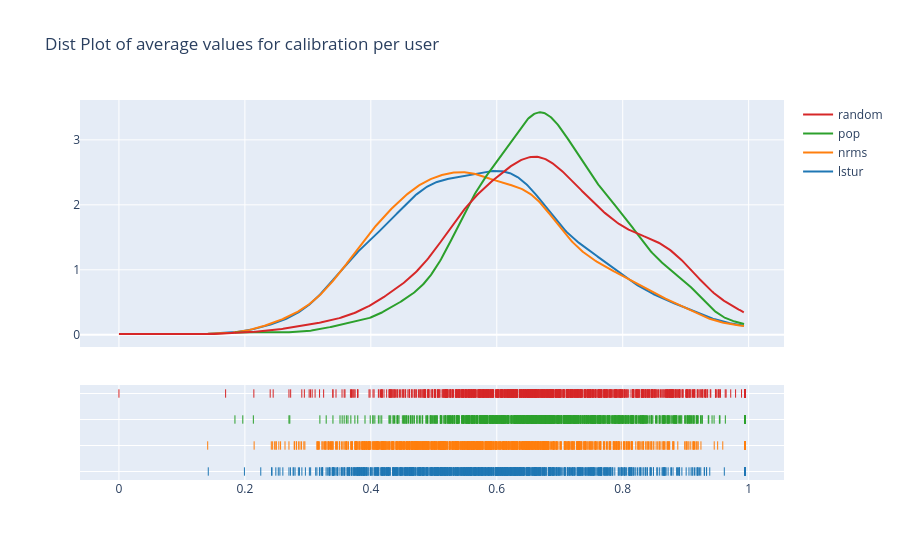
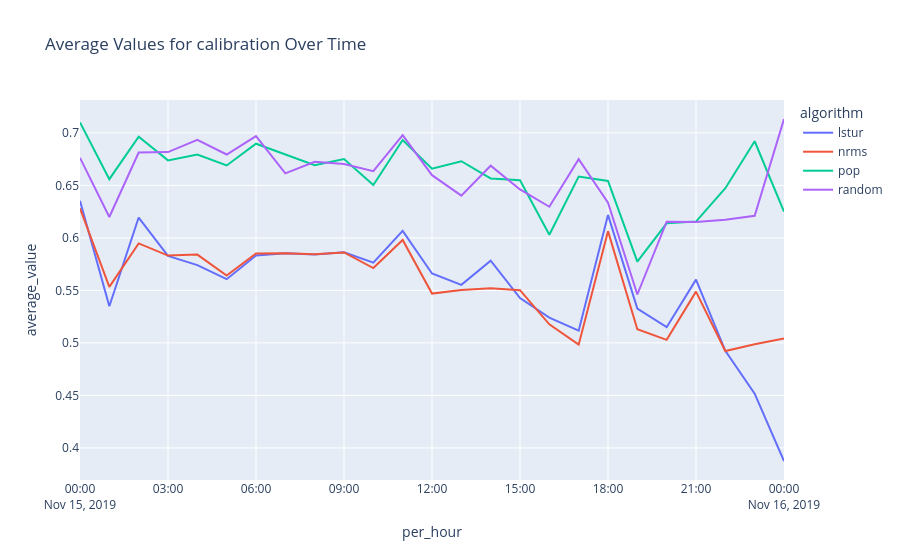

Notebook code for these charts, in order:
### Markdown cell above
# Visualizing results

### Code cell
visualize.visualize(predictions,'calibration', algorithms)

### Figure 1 — Plotly figure (JSON) as saved in the notebook; plotly's stock layout.template omitted (floating-point values rounded to 4 significant figures; data arrays with more than 128 entries replaced by an {"elided": "..."} marker saying what was removed)
{"data": [{"legendgroup": "lstur", "marker": {"color": "rgb(31, 119, 180)"}, "mode": "lines", "name": "lstur", "showlegend": true, "x": {"elided": "500 float values"}, "xaxis": "x", "y": {"elided": "500 float values"}, "yaxis": "y", "type": "scatter"}, {"legendgroup": "nrms", "marker": {"color": "rgb(255, 127, 14)"}, "mode": "lines", "name": "nrms", "showlegend": true, "x": {"elided": "500 float values"}, "xaxis": "x", "y": {"elided": "500 float values"}, "yaxis": "y", "type": "scatter"}, {"legendgroup": "pop", "marker": {"color": "rgb(44, 160, 44)"}, "mode": "lines", "name": "pop", "showlegend": true, "x": {"elided": "500 float values"}, "xaxis": "x", "y": {"elided": "500 float values"}, "yaxis": "y", "type": "scatter"}, {"legendgroup": "random", "marker": {"color": "rgb(214, 39, 40)"}, "mode": "lines", "name": "random", "showlegend": true, "x": {"elided": "500 float values"}, "xaxis": "x", "y": {"elided": "500 float values"}, "yaxis": "y", "type": "scatter"}, {"legendgroup": "lstur", "marker": {"color": "rgb(31, 119, 180)", "symbol": "line-ns-open"}, "mode": "markers", "name": "lstur", "showlegend": false, "x": {"elided": "982 float values"}, "xaxis": "x", "y": {"elided": "982 str values"}, "yaxis": "y2", "type": "scatter"}, {"legendgroup": "nrms", "marker": {"color": "rgb(255, 127, 14)", "symbol": "line-ns-open"}, "mode": "markers", "name": "nrms", "showlegend": false, "x": {"elided": "982 float values"}, "xaxis": "x", "y": {"elided": "982 str values"}, "yaxis": "y2", "type": "scatter"}, {"legendgroup": "pop", "marker": {"color": "rgb(44, 160, 44)", "symbol": "line-ns-open"}, "mode": "markers", "name": "pop", "showlegend": false, "x": {"elided": "982 float values"}, "xaxis": "x", "y": {"elided": "982 str values"}, "yaxis": "y2", "type": "scatter"}, {"legendgroup": "random", "marker": {"color": "rgb(214, 39, 40)", "symbol": "line-ns-open"}, "mode": "markers", "name": "random", "showlegend": false, "x": {"elided": "982 float values"}, "xaxis": "x", "y": {"elided": "982 str values"}, "yaxis": "y2", "type": "scatter"}], "layout": {"barmode": "overlay", "hovermode": "closest", "legend": {"traceorder": "reversed"}, "xaxis": {"anchor": "y2", "domain": [0.0, 1.0], "zeroline": false}, "yaxis": {"anchor": "free", "domain": [0.35, 1], "position": 0.0}, "yaxis2": {"anchor": "x", "domain": [0, 0.25], "dtick": 1, "showticklabels": false}, "title": {"text": "Dist Plot of average values for calibration per user"}}}

### Figure 2 — Plotly figure (JSON) as saved in the notebook; plotly's stock layout.template omitted (floating-point values rounded to 4 significant figures)
{"data": [{"hovertemplate": "algorithm=lstur<br>per_hour=%{x}<br>average_value=%{y}<extra></extra>", "legendgroup": "lstur", "line": {"color": "#636efa", "dash": "solid"}, "marker": {"symbol": "circle"}, "mode": "lines", "name": "lstur", "orientation": "v", "showlegend": true, "x": ["2019-11-15T00:00:00", "2019-11-15T01:00:00", "2019-11-15T02:00:00", "2019-11-15T03:00:00", "2019-11-15T04:00:00", "2019-11-15T05:00:00", "2019-11-15T06:00:00", "2019-11-15T07:00:00", "2019-11-15T08:00:00", "2019-11-15T09:00:00", "2019-11-15T10:00:00", "2019-11-15T11:00:00", "2019-11-15T12:00:00", "2019-11-15T13:00:00", "2019-11-15T14:00:00", "2019-11-15T15:00:00", "2019-11-15T16:00:00", "2019-11-15T17:00:00", "2019-11-15T18:00:00", "2019-11-15T19:00:00", "2019-11-15T20:00:00", "2019-11-15T21:00:00", "2019-11-15T22:00:00", "2019-11-15T23:00:00", "2019-11-16T00:00:00"], "xaxis": "x", "y": [0.6354, 0.5349, 0.6194, 0.5828, 0.5741, 0.5607, 0.5832, 0.5854, 0.5843, 0.5864, 0.5764, 0.6067, 0.5661, 0.5553, 0.5783, 0.5427, 0.5241, 0.5117, 0.6219, 0.5326, 0.515, 0.5602, 0.4924, 0.4517, 0.3875], "yaxis": "y", "type": "scatter"}, {"hovertemplate": "algorithm=nrms<br>per_hour=%{x}<br>average_value=%{y}<extra></extra>", "legendgroup": "nrms", "line": {"color": "#EF553B", "dash": "solid"}, "marker": {"symbol": "circle"}, "mode": "lines", "name": "nrms", "orientation": "v", "showlegend": true, "x": ["2019-11-15T00:00:00", "2019-11-15T01:00:00", "2019-11-15T02:00:00", "2019-11-15T03:00:00", "2019-11-15T04:00:00", "2019-11-15T05:00:00", "2019-11-15T06:00:00", "2019-11-15T07:00:00", "2019-11-15T08:00:00", "2019-11-15T09:00:00", "2019-11-15T10:00:00", "2019-11-15T11:00:00", "2019-11-15T12:00:00", "2019-11-15T13:00:00", "2019-11-15T14:00:00", "2019-11-15T15:00:00", "2019-11-15T16:00:00", "2019-11-15T17:00:00", "2019-11-15T18:00:00", "2019-11-15T19:00:00", "2019-11-15T20:00:00", "2019-11-15T21:00:00", "2019-11-15T22:00:00", "2019-11-15T23:00:00", "2019-11-16T00:00:00"], "xaxis": "x", "y": [0.6282, 0.5534, 0.5947, 0.5832, 0.5841, 0.5642, 0.5851, 0.5854, 0.5844, 0.5862, 0.5713, 0.598, 0.547, 0.5503, 0.5521, 0.5502, 0.5177, 0.4983, 0.6064, 0.513, 0.5029, 0.5488, 0.4922, 0.4988, 0.5042], "yaxis": "y", "type": "scatter"}, {"hovertemplate": "algorithm=pop<br>per_hour=%{x}<br>average_value=%{y}<extra></extra>", "legendgroup": "pop", "line": {"color": "#00cc96", "dash": "solid"}, "marker": {"symbol": "circle"}, "mode": "lines", "name": "pop", "orientation": "v", "showlegend": true, "x": ["2019-11-15T00:00:00", "2019-11-15T01:00:00", "2019-11-15T02:00:00", "2019-11-15T03:00:00", "2019-11-15T04:00:00", "2019-11-15T05:00:00", "2019-11-15T06:00:00", "2019-11-15T07:00:00", "2019-11-15T08:00:00", "2019-11-15T09:00:00", "2019-11-15T10:00:00", "2019-11-15T11:00:00", "2019-11-15T12:00:00", "2019-11-15T13:00:00", "2019-11-15T14:00:00", "2019-11-15T15:00:00", "2019-11-15T16:00:00", "2019-11-15T17:00:00", "2019-11-15T18:00:00", "2019-11-15T19:00:00", "2019-11-15T20:00:00", "2019-11-15T21:00:00", "2019-11-15T22:00:00", "2019-11-15T23:00:00", "2019-11-16T00:00:00"], "xaxis": "x", "y": [0.7099, 0.6559, 0.6964, 0.6738, 0.6795, 0.6689, 0.6897, 0.6792, 0.6692, 0.675, 0.6503, 0.6932, 0.6659, 0.673, 0.6566, 0.6549, 0.6029, 0.6583, 0.6543, 0.5773, 0.6139, 0.6155, 0.6473, 0.692, 0.625], "yaxis": "y", "type": "scatter"}, {"hovertemplate": "algorithm=random<br>per_hour=%{x}<br>average_value=%{y}<extra></extra>", "legendgroup": "random", "line": {"color": "#ab63fa", "dash": "solid"}, "marker": {"symbol": "circle"}, "mode": "lines", "name": "random", "orientation": "v", "showlegend": true, "x": ["2019-11-15T00:00:00", "2019-11-15T01:00:00", "2019-11-15T02:00:00", "2019-11-15T03:00:00", "2019-11-15T04:00:00", "2019-11-15T05:00:00", "2019-11-15T06:00:00", "2019-11-15T07:00:00", "2019-11-15T08:00:00", "2019-11-15T09:00:00", "2019-11-15T10:00:00", "2019-11-15T11:00:00", "2019-11-15T12:00:00", "2019-11-15T13:00:00", "2019-11-15T14:00:00", "2019-11-15T15:00:00", "2019-11-15T16:00:00", "2019-11-15T17:00:00", "2019-11-15T18:00:00", "2019-11-15T19:00:00", "2019-11-15T20:00:00", "2019-11-15T21:00:00", "2019-11-15T22:00:00", "2019-11-15T23:00:00", "2019-11-16T00:00:00"], "xaxis": "x", "y": [0.6762, 0.6199, 0.6812, 0.6817, 0.6934, 0.6794, 0.697, 0.6614, 0.6725, 0.6704, 0.6635, 0.6979, 0.6597, 0.6402, 0.6687, 0.6461, 0.6296, 0.675, 0.6334, 0.5461, 0.6154, 0.6152, 0.6172, 0.6211, 0.7132], "yaxis": "y", "type": "scatter"}], "layout": {"xaxis": {"anchor": "y", "domain": [0.0, 1.0], "title": {"text": "per_hour"}}, "yaxis": {"anchor": "x", "domain": [0.0, 1.0], "title": {"text": "average_value"}}, "legend": {"title": {"text": "algorithm"}, "tracegroupgap": 0}, "title": {"text": "Average Values for calibration Over Time"}}}
